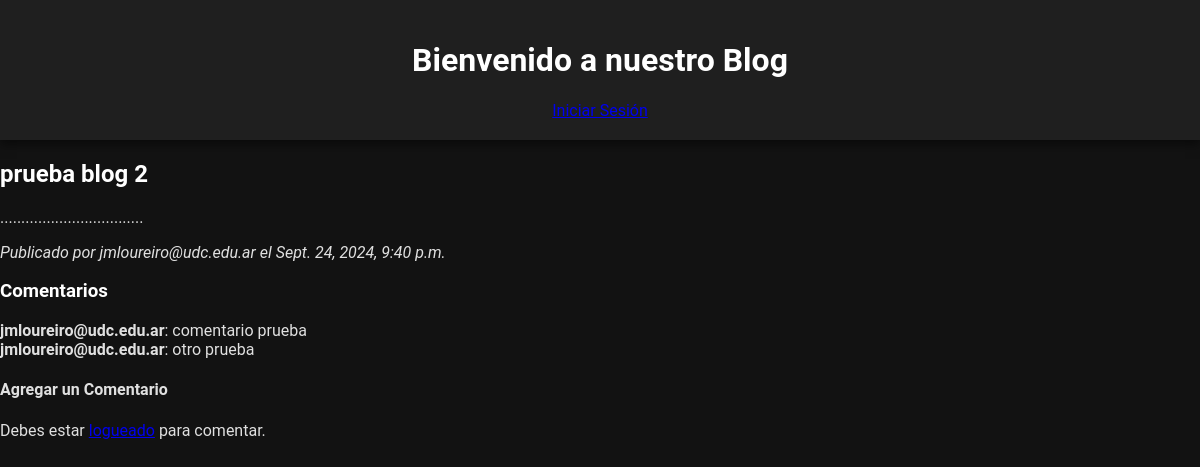
/post/posts/2/, run on the app's committed database.
### post/models.py (models this page shows, shortened)
class Post(models.Model):
    titulo = models.CharField(max_length=200)
    contenido = models.TextField()
    fechaDepublicacion = models.DateTimeField(auto_now_add=True)
    autor = models.ForeignKey(User, on_delete=models.CASCADE)

class Comment(models.Model):
    post = models.ForeignKey(Post, on_delete=models.CASCADE)  # Relación con Post
    author = models.ForeignKey(User, on_delete=models.CASCADE)  # Autor del comentario
    content = models.TextField()  # Contenido del comentario
    created_date = models.DateTimeField(auto_now_add=True)  # Fecha de creación

### post/views.py (the view)
# urls.py: path('posts/<int:id>/', PostDetailView.as_view(), name='detalles'),  # Muestra el detalle de una publicación
class PostDetailView(DetailView):
    model = Post
    template_name = 'post/detalles.html'
    context_object_name = 'post'
    def get_object(self, queryset=None):
        return get_object_or_404(Post, id=self.kwargs['id'])
    def get_context_data(self, **kwargs):
        context = super().get_context_data(**kwargs)
        post = self.get_object()
        context['comments'] = post.comment_set.all()  # Cambia esto
        return context
    def post(self, request, *args, **kwargs):
        """Maneja la creación de un comentario."""
        post = self.get_object()
        comment_content = request.POST.get('content')
        if request.user.is_authenticated and comment_content:
            Comment.objects.create(post=post, author=request.user, content=comment_content)
        return redirect('detalles', id=post.id)

### post/templates/post/detalles.html (shortened to what this page needs)
{% extends 'base.html' %}
{% block content %}
<article>
    <h2>{{ post.titulo }}</h2>
    <p>{{ post.contenido }}</p>
    <p><em>Publicado por {{ post.autor }} el {{ post.fechaDepublicacion }}</em></p>
</article>
<section>
    <h3>Comentarios</h3>
    {% if comments %}
        {% for comment in comments %}
            <div>
                <strong>{{ comment.author.username }}</strong>: {{ comment.content }}
            </div>
        {% endfor %}
    {% else %}
        <p>No hay comentarios aún. Sé el primero en comentar.</p>
    {% endif %}
    <h4>Agregar un Comentario</h4>
    {% if user.is_authenticated %}
        <form method="post">
            {% csrf_token %}
            <textarea name="content" rows="4" placeholder="Escribe tu comentario aquí..." required></textarea>
            <button type="submit">Comentar</button>
        </form>
    {% else %}
        <p>Debes estar <a href="{% url 'login' %}">logueado</a> para comentar.</p>
    {% endif %}
</section>
{% endblock %}

### post/static/styles.css (style rules this page uses)
body { background-color: #121212; color: #e0e0e0; font-family: 'Roboto', sans-serif; margin: 0; padding: 0; }
h1, h2, h3 { color: #ffffff; font-weight: 600; }

### data on the page
Post: titulo "prueba blog 2", contenido "..................................", autor "jmloureiro@udc.edu.ar", fechaDepublicacion "Sept. 24, 2024, 9:40 p.m."
Comment: author.username "jmloureiro@udc.edu.ar", content "comentario prueba"
Comment: author.username "jmloureiro@udc.edu.ar", content "otro prueba"
